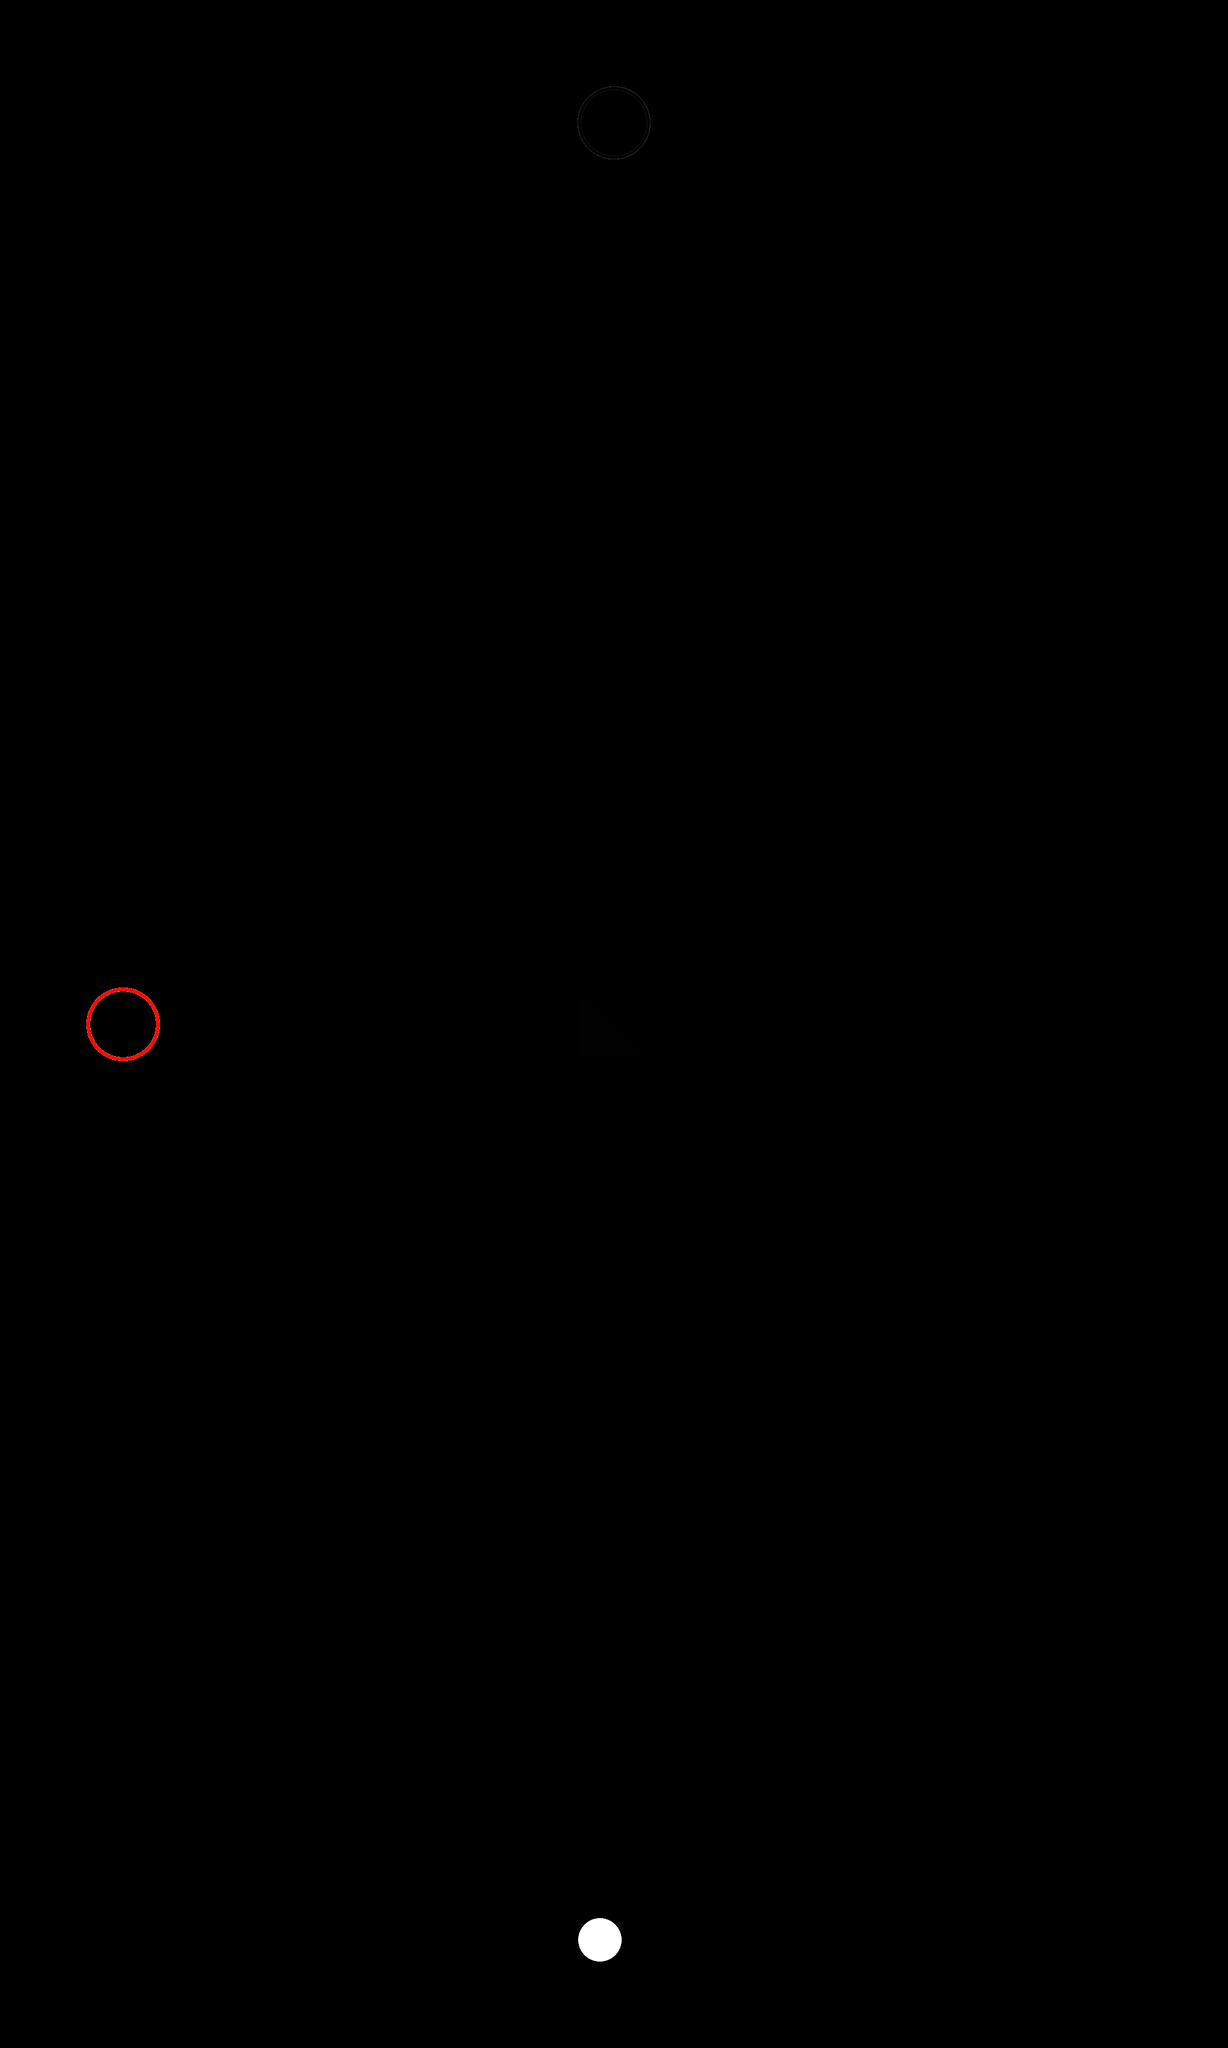

Tiled map render using the project's own tile images. Description and the map definition, with tile-layer contents summarised, below:
An orthogonal 15x25 tile map with 128x128 px tiles, 2 tile layers (tilelayer, settingslayer) and 5 objects.

<map version="1.0" tiledversion="1.0.3" orientation="orthogonal" renderorder="right-down" width="15" height="25" tilewidth="128" tileheight="128" nextobjectid="28">
 <tileset firstgid="1" source="untitled.tsx" />
 <layer name="tilelayer" width="15" height="25">
  <data>[375 cells, 5 non-empty, 5 distinct tile ids]</data>
 </layer>
 <layer name="settingslayer" width="15" height="25">
  <properties>
   <property name="ambientlight" type="float" value="0.95" />
   <property name="scale" type="float" value="2.5" />
  </properties>
  <data>[375 cells, 0 non-empty, 0 distinct tile ids]</data>
 </layer>
 <objectgroup name="mirrors">
  <object id="19" gid="2" x="896" y="1664" width="128" height="128" />
 </objectgroup>
 <objectgroup name="pelletends">
  <object id="25" gid="4" x="896" y="256" width="128" height="128" />
 </objectgroup>
 <objectgroup name="pelletstarts">
  <object id="27" gid="3" x="128" y="1664" width="128" height="128">
   <properties>
    <property name="firedirections" value="r" />
    <property name="initialdelay" type="float" value="3" />
    <property name="pelletpause" type="float" value="2.5" />
   </properties>
  </object>
 </objectgroup>
 <objectgroup name="trackpoints" />
 <objectgroup name="blocks">
  <object id="20" gid="1" x="896" y="896" width="128" height="128">
   <properties>
    <property name="id" type="int" value="-1" />
    <property name="startingaction" value="enable" />
    <property name="toggleid" type="int" value="-2" />
   </properties>
  </object>
 </objectgroup>
 <objectgroup name="toggles">
  <object id="21" gid="5" x="896" y="3072" width="83" height="83">
   <properties>
    <property name="id" type="int" value="-2" />
    <property name="isbutton" type="bool" value="true" />
    <property name="linkedid" type="int" value="-1" />
   </properties>
  </object>
 </objectgroup>
 <objectgroup name="wallportals" />
</map>
